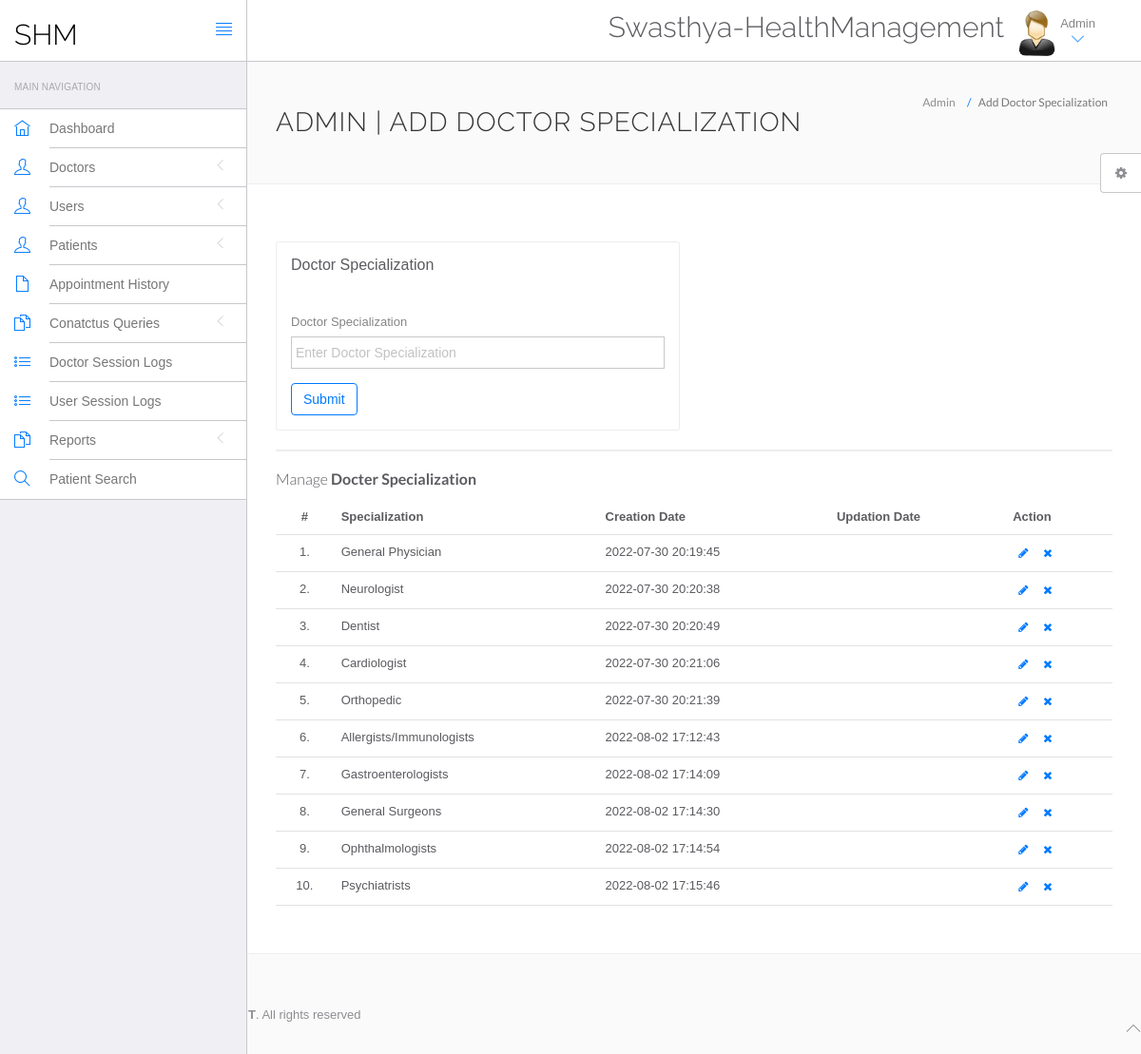
The app's page /hms/admin/doctor-specilization.php (signed in) with its own data.
### tables this page shows
CREATE TABLE `doctorspecilization` (
  `id` int(11) NOT NULL AUTO_INCREMENT,
  `specilization` varchar(255) DEFAULT NULL,
  `creationDate` timestamp NULL DEFAULT current_timestamp(),
  `updationDate` timestamp NULL DEFAULT NULL ON UPDATE current_timestamp(),
  PRIMARY KEY (`id`)
);

### hms/admin/doctor-specilization.php (the view, shortened to what this page needs)
<?php
include('include/config.php');
?>
<!DOCTYPE html>
<html lang="en">
	<head>
		<link rel="stylesheet" href="vendor/bootstrap/css/bootstrap.min.css">
		<link rel="stylesheet" href="vendor/fontawesome/css/font-awesome.min.css">
		<link rel="stylesheet" href="vendor/themify-icons/themify-icons.min.css">
		<link href="vendor/animate.css/animate.min.css" rel="stylesheet" media="screen">
		<link href="vendor/perfect-scrollbar/perfect-scrollbar.min.css" rel="stylesheet" media="screen">
		<link href="vendor/switchery/switchery.min.css" rel="stylesheet" media="screen">
		<link href="vendor/bootstrap-touchspin/jquery.bootstrap-touchspin.min.css" rel="stylesheet" media="screen">
		<link href="vendor/select2/select2.min.css" rel="stylesheet" media="screen">
		<link href="vendor/bootstrap-datepicker/bootstrap-datepicker3.standalone.min.css" rel="stylesheet" media="screen">
		<link href="vendor/bootstrap-timepicker/bootstrap-timepicker.min.css" rel="stylesheet" media="screen">
		<link rel="stylesheet" href="assets/css/styles.css">
		<link rel="stylesheet" href="assets/css/plugins.css">
		<link rel="stylesheet" href="assets/css/themes/theme-1.css" id="skin_color" />
	</head>
	<body>
		<div id="app">
<?php include('include/sidebar.php');?>
			<div class="app-content">
						<?php include('include/header.php');?>
				<div class="main-content" >
					<div class="wrap-content container" id="container">
						<section id="page-title">
							<div class="row">
								<div class="col-sm-8">
									<h1 class="mainTitle">Admin | Add Doctor Specialization</h1>
																	</div>
								<ol class="breadcrumb">
									<li>
										<span>Admin</span>
									</li>
									<li class="active">
										<span>Add Doctor Specialization</span>
									</li>
								</ol>
							</div>
						</section>
						<div class="container-fluid container-fullw bg-white">
							<div class="row">
								<div class="col-md-12">
									<div class="row margin-top-30">
										<div class="col-lg-6 col-md-12">
											<div class="panel panel-white">
												<div class="panel-heading">
													<h5 class="panel-title">Doctor Specialization</h5>
												</div>
												<div class="panel-body">
													<form role="form" name="dcotorspcl" method="post" >
														<div class="form-group">
															<label for="exampleInputEmail1">
																Doctor Specialization
															</label>
							<input type="text" name="doctorspecilization" class="form-control"  placeholder="Enter Doctor Specialization">
														</div>
														<button type="submit" name="submit" class="btn btn-o btn-primary">
															Submit
														</button>
													</form>
												</div>
											</div>
										</div>
											</div>
										</div>
									<div class="col-lg-12 col-md-12">
											<div class="panel panel-white">
											</div>
										</div>
									</div>
									<div class="row">
								<div class="col-md-12">
									<h5 class="over-title margin-bottom-15">Manage <span class="text-bold">Docter Specialization</span></h5>
									<table class="table table-hover" id="sample-table-1">
										<thead>
											<tr>
												<th class="center">#</th>
												<th>Specialization</th>
												<th class="hidden-xs">Creation Date</th>
												<th>Updation Date</th>
												<th>Action</th>
											</tr>
										</thead>
										<tbody>
<?php
$sql=mysqli_query($con,"select * from doctorSpecilization");
$cnt=1;
while($row=mysqli_fetch_array($sql))
{
?>
											<tr>
												<td class="center"><?php echo $cnt;?>.</td>
												<td class="hidden-xs"><?php echo $row['specilization'];?></td>
												<td><?php echo $row['creationDate'];?></td>
												<td><?php echo $row['updationDate'];?>
												</td>
												<td >
												<div class="visible-md visible-lg hidden-sm hidden-xs">
							<a href="edit-doctor-specialization.php?id=<?php echo $row['id'];?>" class="btn btn-transparent btn-xs" tooltip-placement="top" tooltip="Edit"><i class="fa fa-pencil"></i></a>
	<a href="doctor-specilization.php?id=<?php echo $row['id']?>&del=delete" onClick="return confirm('Are you sure you want to delete?')"class="btn btn-transparent btn-xs tooltips" tooltip-placement="top" tooltip="Remove"><i class="fa fa-times fa fa-white"></i></a>
												</div>
												</td>
											</tr>
											<?php
$cnt=$cnt+1;
											 }?>
										</tbody>
									</table>
								</div>
							</div>
								</div>
							</div>
						</div>
					</div>
				</div>
	<?php include('include/footer.php');?>
	<?php include('include/setting.php');?>
	</body>
</html>

### hms/admin/assets/css/themes/theme-1.css (style rules this page uses)
body { background: #FAFAFA; }

### records on screen
doctorspecilization: specilization "General Physician", creationDate "2022-07-30 20:19:45"
doctorspecilization: specilization "Neurologist", creationDate "2022-07-30 20:20:38"
doctorspecilization: specilization "Dentist", creationDate "2022-07-30 20:20:49"
doctorspecilization: specilization "Cardiologist", creationDate "2022-07-30 20:21:06"
doctorspecilization: specilization "Orthopedic", creationDate "2022-07-30 20:21:39"
doctorspecilization: specilization "Allergists/Immunologists", creationDate "2022-08-02 17:12:43"
doctorspecilization: specilization "Gastroenterologists", creationDate "2022-08-02 17:14:09"
doctorspecilization: specilization "General Surgeons", creationDate "2022-08-02 17:14:30"
doctorspecilization: specilization "Ophthalmologists", creationDate "2022-08-02 17:14:54"
doctorspecilization: specilization "Psychiatrists", creationDate "2022-08-02 17:15:46"
